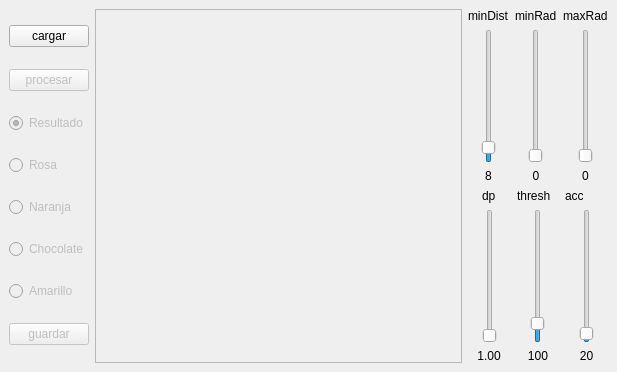
<?xml version="1.0" encoding="UTF-8"?>
<ui version="4.0">
 <class>MainWindow</class>
 <widget class="QMainWindow" name="MainWindow">
  <property name="geometry">
   <rect>
    <x>0</x>
    <y>0</y>
    <width>617</width>
    <height>372</height>
   </rect>
  </property>
  <property name="windowTitle">
   <string>MainWindow</string>
  </property>
  <widget class="QWidget" name="centralwidget">
   <layout class="QGridLayout" name="gridLayout">
    <item row="0" column="1">
     <layout class="QHBoxLayout" name="horizontalLayout">
      <item>
       <layout class="QVBoxLayout" name="verticalLayout">
        <item>
         <widget class="QPushButton" name="btn_load">
          <property name="text">
           <string>cargar</string>
          </property>
         </widget>
        </item>
        <item>
         <widget class="QPushButton" name="btn_procesar">
          <property name="enabled">
           <bool>false</bool>
          </property>
          <property name="text">
           <string>procesar</string>
          </property>
         </widget>
        </item>
        <item>
         <widget class="QRadioButton" name="radioBtn_result">
          <property name="enabled">
           <bool>false</bool>
          </property>
          <property name="text">
           <string>Resultado</string>
          </property>
          <property name="checked">
           <bool>true</bool>
          </property>
         </widget>
        </item>
        <item>
         <widget class="QRadioButton" name="radioBtn_rosa">
          <property name="enabled">
           <bool>false</bool>
          </property>
          <property name="text">
           <string>Rosa</string>
          </property>
         </widget>
        </item>
        <item>
         <widget class="QRadioButton" name="radioBtn_naranja">
          <property name="enabled">
           <bool>false</bool>
          </property>
          <property name="text">
           <string>Naranja</string>
          </property>
         </widget>
        </item>
        <item>
         <widget class="QRadioButton" name="radioBtn_chocolate">
          <property name="enabled">
           <bool>false</bool>
          </property>
          <property name="text">
           <string>Chocolate</string>
          </property>
         </widget>
        </item>
        <item>
         <widget class="QRadioButton" name="radioBtn_amarillo">
          <property name="enabled">
           <bool>false</bool>
          </property>
          <property name="text">
           <string>Amarillo</string>
          </property>
         </widget>
        </item>
        <item>
         <widget class="QPushButton" name="btn_save">
          <property name="enabled">
           <bool>false</bool>
          </property>
          <property name="text">
           <string>guardar</string>
          </property>
         </widget>
        </item>
       </layout>
      </item>
      <item>
       <widget class="QFrame" name="frame_img">
        <property name="sizePolicy">
         <sizepolicy hsizetype="Expanding" vsizetype="Expanding">
          <horstretch>0</horstretch>
          <verstretch>0</verstretch>
         </sizepolicy>
        </property>
        <property name="frameShape">
         <enum>QFrame::StyledPanel</enum>
        </property>
        <property name="frameShadow">
         <enum>QFrame::Raised</enum>
        </property>
        <widget class="QLabel" name="lbl_img">
         <property name="geometry">
          <rect>
           <x>0</x>
           <y>0</y>
           <width>331</width>
           <height>351</height>
          </rect>
         </property>
         <property name="sizePolicy">
          <sizepolicy hsizetype="Expanding" vsizetype="Expanding">
           <horstretch>0</horstretch>
           <verstretch>0</verstretch>
          </sizepolicy>
         </property>
         <property name="autoFillBackground">
          <bool>false</bool>
         </property>
         <property name="text">
          <string/>
         </property>
        </widget>
       </widget>
      </item>
      <item>
       <layout class="QVBoxLayout" name="verticalLayout_8">
        <item>
         <layout class="QHBoxLayout" name="horizontalLayout_3">
          <item>
           <layout class="QVBoxLayout" name="verticalLayout_13">
            <item>
             <widget class="QLabel" name="label_6">
              <property name="text">
               <string>minDist</string>
              </property>
             </widget>
            </item>
            <item alignment="Qt::AlignHCenter">
             <widget class="QSlider" name="verticalSlider_minDist">
              <property name="minimum">
               <number>1</number>
              </property>
              <property name="maximum">
               <number>100</number>
              </property>
              <property name="value">
               <number>8</number>
              </property>
              <property name="tracking">
               <bool>true</bool>
              </property>
              <property name="orientation">
               <enum>Qt::Vertical</enum>
              </property>
              <property name="invertedAppearance">
               <bool>false</bool>
              </property>
              <property name="invertedControls">
               <bool>false</bool>
              </property>
              <property name="tickPosition">
               <enum>QSlider::NoTicks</enum>
              </property>
             </widget>
            </item>
            <item>
             <widget class="QLabel" name="lbl_minDist">
              <property name="text">
               <string>8</string>
              </property>
              <property name="scaledContents">
               <bool>false</bool>
              </property>
              <property name="alignment">
               <set>Qt::AlignCenter</set>
              </property>
             </widget>
            </item>
           </layout>
          </item>
          <item>
           <layout class="QVBoxLayout" name="verticalLayout_15">
            <item>
             <widget class="QLabel" name="label_7">
              <property name="text">
               <string>minRad</string>
              </property>
             </widget>
            </item>
            <item alignment="Qt::AlignHCenter">
             <widget class="QSlider" name="verticalSlider_minRad">
              <property name="maximum">
               <number>999</number>
              </property>
              <property name="value">
               <number>0</number>
              </property>
              <property name="orientation">
               <enum>Qt::Vertical</enum>
              </property>
             </widget>
            </item>
            <item>
             <widget class="QLabel" name="lbl_minRad">
              <property name="text">
               <string>0</string>
              </property>
              <property name="alignment">
               <set>Qt::AlignCenter</set>
              </property>
             </widget>
            </item>
           </layout>
          </item>
          <item>
           <layout class="QVBoxLayout" name="verticalLayout_16">
            <item>
             <widget class="QLabel" name="label_8">
              <property name="text">
               <string>maxRad</string>
              </property>
             </widget>
            </item>
            <item alignment="Qt::AlignHCenter">
             <widget class="QSlider" name="verticalSlider_maxRad">
              <property name="maximum">
               <number>999</number>
              </property>
              <property name="value">
               <number>0</number>
              </property>
              <property name="orientation">
               <enum>Qt::Vertical</enum>
              </property>
             </widget>
            </item>
            <item>
             <widget class="QLabel" name="lbl_maxRad">
              <property name="text">
               <string>0</string>
              </property>
              <property name="alignment">
               <set>Qt::AlignCenter</set>
              </property>
             </widget>
            </item>
           </layout>
          </item>
         </layout>
        </item>
        <item>
         <layout class="QHBoxLayout" name="horizontalLayout_2">
          <item>
           <layout class="QVBoxLayout" name="verticalLayout_2">
            <item alignment="Qt::AlignHCenter">
             <widget class="QLabel" name="label_3">
              <property name="text">
               <string>dp</string>
              </property>
             </widget>
            </item>
            <item alignment="Qt::AlignHCenter">
             <widget class="QSlider" name="verticalSlider_dp">
              <property name="minimum">
               <number>10</number>
              </property>
              <property name="orientation">
               <enum>Qt::Vertical</enum>
              </property>
             </widget>
            </item>
            <item alignment="Qt::AlignHCenter">
             <widget class="QLabel" name="lbl_dp">
              <property name="text">
               <string>1.00</string>
              </property>
              <property name="alignment">
               <set>Qt::AlignCenter</set>
              </property>
             </widget>
            </item>
           </layout>
          </item>
          <item>
           <layout class="QVBoxLayout" name="verticalLayout_14">
            <item>
             <widget class="QLabel" name="label">
              <property name="text">
               <string>thresh</string>
              </property>
             </widget>
            </item>
            <item alignment="Qt::AlignHCenter">
             <widget class="QSlider" name="verticalSlider_thresh">
              <property name="minimum">
               <number>1</number>
              </property>
              <property name="maximum">
               <number>999</number>
              </property>
              <property name="value">
               <number>100</number>
              </property>
              <property name="orientation">
               <enum>Qt::Vertical</enum>
              </property>
             </widget>
            </item>
            <item>
             <widget class="QLabel" name="lbl_thresh">
              <property name="text">
               <string>100</string>
              </property>
              <property name="alignment">
               <set>Qt::AlignCenter</set>
              </property>
             </widget>
            </item>
           </layout>
          </item>
          <item>
           <layout class="QVBoxLayout" name="verticalLayout_4">
            <item>
             <widget class="QLabel" name="label_2">
              <property name="text">
               <string>acc</string>
              </property>
             </widget>
            </item>
            <item alignment="Qt::AlignHCenter">
             <widget class="QSlider" name="verticalSilder_acc">
              <property name="minimum">
               <number>1</number>
              </property>
              <property name="maximum">
               <number>999</number>
              </property>
              <property name="value">
               <number>20</number>
              </property>
              <property name="orientation">
               <enum>Qt::Vertical</enum>
              </property>
             </widget>
            </item>
            <item>
             <widget class="QLabel" name="lbl_acc">
              <property name="text">
               <string>20</string>
              </property>
              <property name="alignment">
               <set>Qt::AlignCenter</set>
              </property>
             </widget>
            </item>
           </layout>
          </item>
         </layout>
        </item>
       </layout>
      </item>
     </layout>
    </item>
   </layout>
  </widget>
 </widget>
 <resources/>
 <connections/>
</ui>
